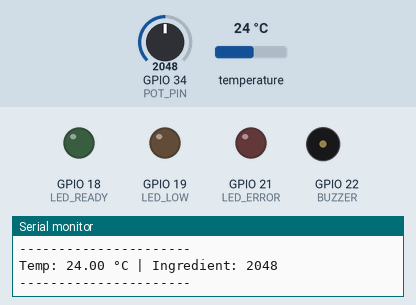
The sketch below on a simulated ESP32. Parts: output pins drawn as LEDs (lit = HIGH), buzzer (waves = sounding), the last lines printed to the serial monitor. The inputs (shaded band) are chosen by the test bench; at power-on: GPIO 34 (POT_PIN) = 2048, temperature 24 °C.

Above: at 4.3 s.
4.4 s: GPIO 34 (POT_PIN) set to 1064
8.1 s: GPIO 34 (POT_PIN) set to 972
At 10.6 s:
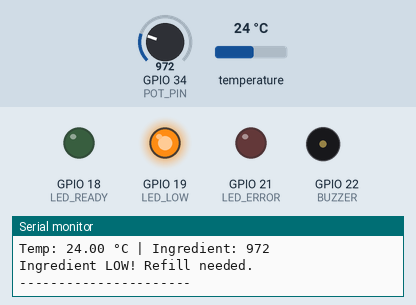
15.6 s: GPIO 34 (POT_PIN) set to 1228
At 18.3 s:
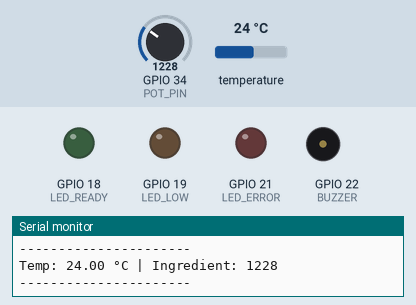
19.4 s: GPIO 34 (POT_PIN) set to 491
At 20.83 s:
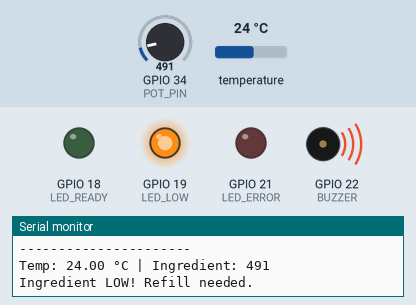
Timing chart, 0 to 27.9 s (numbered marks = the images above; inputs shaded):
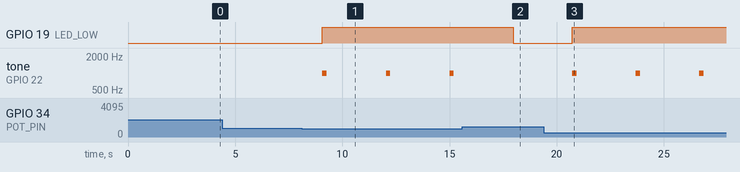

Measured:
- the behaviour switches between 1000 and 999 on GPIO 34 (POT_PIN) (found by bisection; images 0 and 1)
- after the input at 8.1 s, GPIO 19 (LED_LOW): LOW → HIGH after 0.97 s; tone on GPIO 22 (BUZZER): alternates 1000 Hz for 0.20 s and silent for 2.8 s, starting after 0.97 s
- after the input at 15.6 s, GPIO 19 (LED_LOW): HIGH → LOW after 2.4 s; tone on GPIO 22 (BUZZER): stays silent (without the input it goes to 1000 Hz after 2.4 s)
- after the input at 19.4 s, GPIO 19 (LED_LOW): LOW → HIGH after 1.3 s; tone on GPIO 22 (BUZZER): alternates 1000 Hz for 0.20 s and silent for 2.8 s, starting after 1.3 s

The sketch:

sketch.ino
```cpp
// ESP32 + DS18B20 + Potentiometer + LEDs + Buzzer

#include <OneWire.h>
#include <DallasTemperature.h>

// Pin Definitions
#define ONE_WIRE_BUS 4       // DS18B20 data pin
#define POT_PIN 34           // Ingredient level simulation

#define LED_READY 18         // Green: Coffee ready
#define LED_LOW 19           // Red: Ingredient low
#define LED_ERROR 21         // Yellow: Sensor error
#define BUZZER 22            // Buzzer

// Objects
OneWire oneWire(ONE_WIRE_BUS);
DallasTemperature sensors(&oneWire);

// Thresholds
const float TEMP_READY = 90.0;     // Coffee ready temperature
const int INGREDIENT_LOW = 1000;   // Ingredient threshold (ADC value)

// Setup
void setup() {
  Serial.begin(115200);
  sensors.begin();

  pinMode(LED_READY, OUTPUT);
  pinMode(LED_LOW, OUTPUT);
  pinMode(LED_ERROR, OUTPUT);
  pinMode(BUZZER, OUTPUT);

  Serial.println("Smart Café Assistant Starting...");
}

// Read Temperature
float readTemperature() {
  sensors.requestTemperatures();
  float temp = sensors.getTempCByIndex(0);

  if (temp == DEVICE_DISCONNECTED_C) {
    Serial.println("DS18B20 sensor disconnected!");
    digitalWrite(LED_ERROR, HIGH);
    return -1;
  }

  digitalWrite(LED_ERROR, LOW);
  return temp;
}

// Read Ingredient Level
int readIngredientLevel() {
  return analogRead(POT_PIN); // 0–4095
}

// Buzzer Beep Function
void beepBuzzer() {
  tone(BUZZER, 1000);  // Start beep
  delay(200);          // Beep duration
  noTone(BUZZER);      // Stop beep
}

// Update System State
void updateSystem(float temp, int ingredientLevel) {
  Serial.print("Temp: ");
  Serial.print(temp);
  Serial.print(" °C | Ingredient: ");
  Serial.println(ingredientLevel);

  bool alert = false;

  // Check ingredient low
  if (ingredientLevel < INGREDIENT_LOW) {
    digitalWrite(LED_LOW, HIGH);
    Serial.println("Ingredient LOW! Refill needed.");
    alert = true;
  } else {
    digitalWrite(LED_LOW, LOW);
  }

  // Check coffee ready
  if (temp >= TEMP_READY) {
    digitalWrite(LED_READY, HIGH);
    Serial.println("Coffee READY!");
    alert = true; // Trigger buzzer
  } else {
    digitalWrite(LED_READY, LOW);
  }

  // Buzzer only if any alert
  if (alert) {
    beepBuzzer();
  } else {
    noTone(BUZZER);
  }
}

// Main Loop
void loop() {
  float temperature = readTemperature();
  int ingredientLevel = readIngredientLevel();

  if (temperature != -1) {
    updateSystem(temperature, ingredientLevel);
  }

  Serial.println("----------------------");
  delay(2000); // Update every 2 sec
}
```
